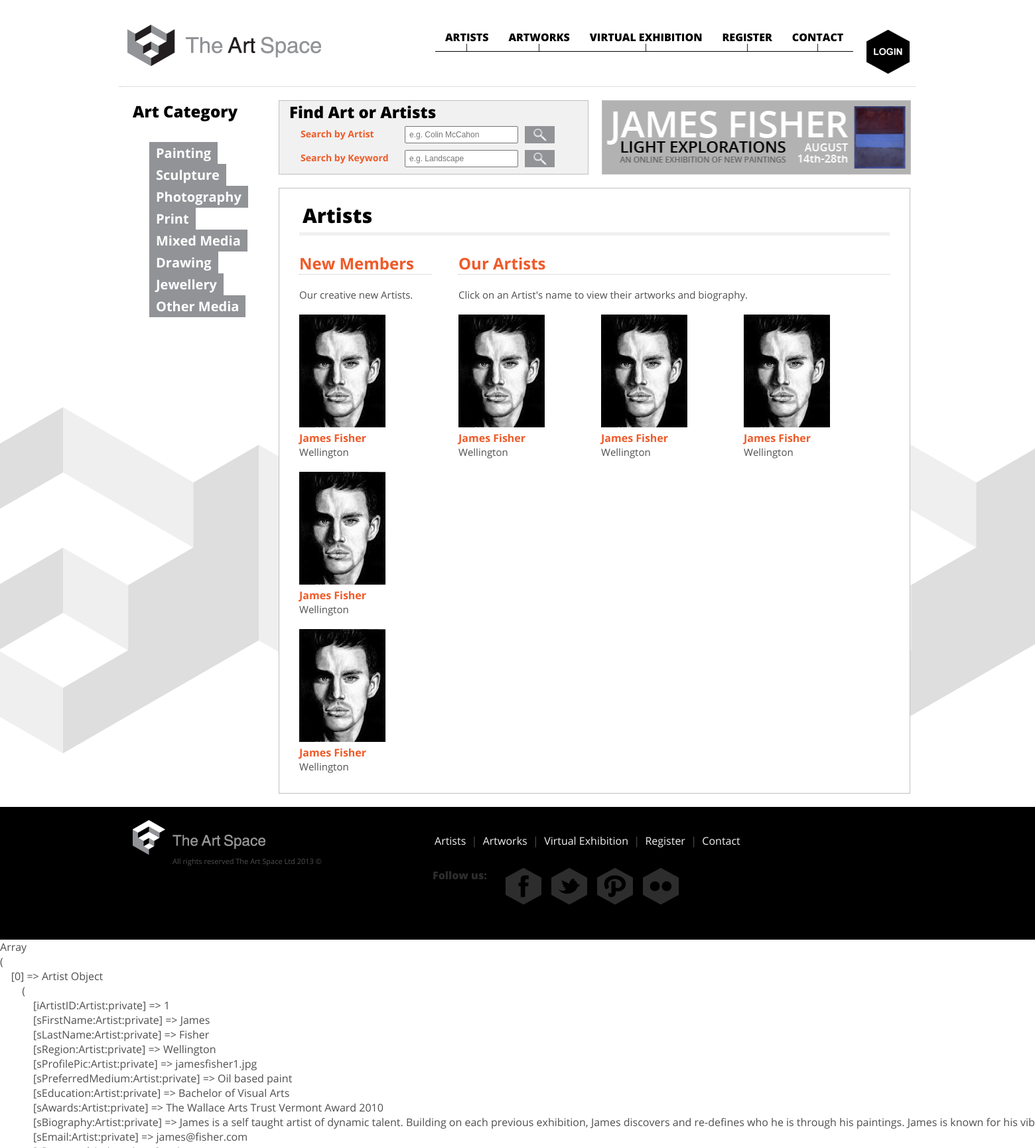
Screenshot of /artists.php with the database file from the repository.
### tables this page shows
CREATE TABLE IF NOT EXISTS `tbcategory` (
  `CategoryID` int(11) NOT NULL AUTO_INCREMENT,
  `CategoryName` varchar(50) NOT NULL,
  PRIMARY KEY (`CategoryID`)
);

### includes/database.php (called while the page is built, shortened)
<?php
class Database{
    private $sqliConnection;
    public function __construct(){
        $this->sqliConnection = new mysqli(HOST,USER_NAME, PASSWORD, DB_NAME);
    }
    public function query($sSQL){
        $resResult = $this->sqliConnection->query($sSQL);
        return $resResult;
    }
    public function fetch_array($resResult){
        return $resResult->fetch_array(MYSQLI_ASSOC);
    }
}
?>

### includes/categoryManager.php (called while the page is built, shortened)
<?php
require_once ('database.php');
require_once ('categoryClass.php');
class CategoryManager {
	public function getAllCategories(){
		$oDatabase = new Database();
		$sQuery = "SELECT CategoryID FROM tbcategory";
		$oResult = $oDatabase->query($sQuery);
		$aCategories = array();
		while ($aRows = $oDatabase->fetch_array($oResult)){
			$oCategory = new Category();
			$oCategory->load($aRows["CategoryID"]);
			$aCategories[] = $oCategory;
		}
		return $aCategories;
	}
}
?>

### includes/categoryClass.php (called while the page is built, shortened)
<?php
require_once ('database.php');
require_once ('artworkClass.php');
class Category {
	private $sCategoryName;
	public function __construct(){
		$this->sCategoryName = "";
	}
	public function load($iCategoryID){
		$oDatabase = new Database();
		$sQuery = "SELECT CategoryID, CategoryName
					FROM tbcategory
					WHERE CategoryID = ".$iCategoryID;
		$oResult = $oDatabase->query($sQuery);
		$aCategoryInfo = $oDatabase->fetch_array($oResult);
		$this->sCategoryName = $aCategoryInfo['CategoryName'];
		$sQuery = "SELECT ArtworkID
					FROM tbartwork
					WHERE CategoryID = ".$iCategoryID;
		$oResult = $oDatabase->query($sQuery);
		while($aRow = $oDatabase->fetch_array($oResult)){
			$oArtwork = new Artwork();
			$oArtwork->load($aRow["ArtworkID"]);
		}
	}
	public function __get($sProperty){
		switch ($sProperty){
			case "CategoryName":
				return $this->sCategoryName;
				break;
		}
	}
}
?>

### includes/artworkClass.php (called while the page is built, shortened)
<?php
require_once ('database.php');
class Artwork {
	public function load($iArtworkID){
		$oDatabase = new Database();
		$sQuery = "SELECT ArtworkID, CategoryID, ArtistID, Title, Description, Year, Materials, Size, SaleStatus, Price, PhotoLink, Visible
					FROM tbartwork
					WHERE ArtworkID = ".$iArtworkID;
		$oResult = $oDatabase->query($sQuery);
		$aArtworkInfo = $oDatabase->fetch_array($oResult);
	}
}

### includes/categoryMenuView.php (the view)
<?php
class MenuView {
	public function render($aCategories){
		$sHTML = '';
		$sHTML .= '<ul id="cat-nav">';
		for ($i=0;$i<count($aCategories);$i++) {
			$oCurrentCategory = $aCategories[$i];
			$sHTML .= '<li><a href="artworks.php">'.htmlentities($oCurrentCategory->CategoryName).'</a></li>';
		}
		$sHTML .= '</ul>';
		return $sHTML;
	}
}
?>

### includes/header.php (shortened to what this page needs)
<?php
require_once ('categoryMenuView.php');
require_once('categoryManager.php');
$oMV = new MenuView();
$oCM = new CategoryManager();
$aAllCategories = $oCM->getAllCategories();
?>
<!DOCTYPE html PUBLIC "-//W3C//DTD XHTML 1.0 Strict//EN" "http://www.w3.org/TR/xhtml1/DTD/xhtml1-strict.dtd">
<html xmlns="http://www.w3.org/1999/xhtml">
    <head>
        <link href="assets/css/main.css" rel="stylesheet" type="text/css" />
        <link href="assets/fonts/fonts.css" rel="stylesheet" type="text/css" />
    </head>
<body>
    <div id="container">
        <div id="header">
            <div id="logo"><a href="index.php"></a></div>
            <ul id="nav">
                <li><a href="artists.php">ARTISTS</a></li>
                <li><a href="artworks.php">ARTWORKS</a></li>
                <li><a href="exhibition.php">VIRTUAL EXHIBITION</a></li>
                <li><a href="register.php">REGISTER</a></li>
                <li><a href="contact.php">CONTACT</a></li>
                <li id="login"><a href="login.php">LOGIN</a></li>
            </ul>
        </div>
        <div id="left-nav">
            <h2>Art Category</h2>
            <?php echo $oMV->render($aAllCategories); ?>
        </div>
        <div id="search-box">
            <h2>Find Art or Artists</h2>
            <form method="post" action="">
                <fieldset>
                    <label for="artistsearch">Search by Artist</label>
                    <input type="text" placeholder="e.g. Colin McCahon" name="artistsearch" id="artistsearch" />
                    <input type="submit" class="submit" value="find" />
                </fieldset>
            </form>
            <form method="post" action="">
                <fieldset>
                    <label for="keywordsearch">Search by Keyword</label>
                    <input type="text" placeholder="e.g. Landscape" name="keywordsearch" id="keywordsearch" />
                    <input type="submit" class="submit" value="find" />
                </fieldset>
            </form>
        </div>
        <div id="banner"><a href="exhibition.php"></a></div>
        <div id="main">

### artists.php (shortened to what this page needs)
<?php
    require_once('includes/header.php');
    $oArtistMan = new ArtistManager();
    $aAllArtists = $oArtistMan->getAllArtists();
?>
        <h1>Artists</h1>
        <div id="leftcolumn">
            <h2>New Members</h2>
            <p>Our creative new Artists.</p>
            <div class="artistprofiles">
                <img id="profilepic" width="130" height="170" alt="profile pic" src="assets/images/profiles/jamesfisher1.jpg" />
                <h3><a href="">James Fisher</a></h3>
                <p>Wellington</p>
            </div>
            <div class="artistprofiles">
                <img id="profilepic" width="130" height="170" alt="profile pic" src="assets/images/profiles/jamesfisher1.jpg" />
                <h3><a href="">James Fisher</a></h3>
                <p>Wellington</p>
            </div>
            <div class="artistprofiles">
                <img id="profilepic" width="130" height="170" alt="profile pic" src="assets/images/profiles/jamesfisher1.jpg" />
                <h3><a href="">James Fisher</a></h3>
                <p>Wellington</p>
            </div>
        </div>
        <div id="rightcolumn">
            <h2>Our Artists</h2>
            <p>Click on an Artist's name to view their artworks and biography.</p>
            <div class="artistprofiles">
                <img id="profilepic" width="130" height="170" alt="profile pic" src="assets/images/profiles/jamesfisher1.jpg" />
                <h3><a href="">James Fisher</a></h3>
                <p>Wellington</p>
            </div>
            <div class="artistprofiles">
                <img id="profilepic" width="130" height="170" alt="profile pic" src="assets/images/profiles/jamesfisher1.jpg" />
                <h3><a href="">James Fisher</a></h3>
                <p>Wellington</p>
            </div>
            <div class="artistprofiles">
                <img id="profilepic" width="130" height="170" alt="profile pic" src="assets/images/profiles/jamesfisher1.jpg" />
                <h3><a href="">James Fisher</a></h3>
                <p>Wellington</p>
            </div>
        </div>
<?php
    require_once('includes/footer.php');
    echo '<pre>';
    print_r($aAllArtists);
    echo '</pre>';
?>

### includes/footer.php
        </div>
    </div>
    <div id="footer-wrap">
        <div id="footer">
            <div id="footer-logo"><a href="index.php"></a></div>
            <ul id="footer-nav">
                <li><a href="artists.php">Artists</a>&nbsp;&nbsp;|&nbsp;&nbsp;</li>
                <li><a href="artworks.php">Artworks</a>&nbsp;&nbsp;|&nbsp;&nbsp;</li>
                <li><a href="exhibition.php">Virtual Exhibition</a>&nbsp;&nbsp;|&nbsp;&nbsp;</li>
                <li><a href="register.php">Register</a>&nbsp;&nbsp;|&nbsp;&nbsp;</li>
                <li><a href="contact.php">Contact</a></li>
            </ul>
            <p>All rights reserved The Art Space Ltd 2013 &copy;</p>
            <h3>Follow us:</h3>
            <ul id="social">
                <li><a href="http://www.facebook.com" id="facebook">Facebook</a></li>
                <li><a href="https://twitter.com/" id="twitter">Twitter</a></li>
                <li><a href="http://pinterest.com" id="pinterest">Pinterest</a></li>
                <li><a href="http://www.flickr.com" id="flickr">Flickr</a></li>
            </ul>
        </div>
    </div>
</body>
</html>

### rows the page displays
tbcategory: CategoryName "Painting"
tbcategory: CategoryName "Sculpture"
tbcategory: CategoryName "Photography"
tbcategory: CategoryName "Print"
tbcategory: CategoryName "Mixed Media"
tbcategory: CategoryName "Drawing"
tbcategory: CategoryName "Jewellery"
tbcategory: CategoryName "Other Media"
